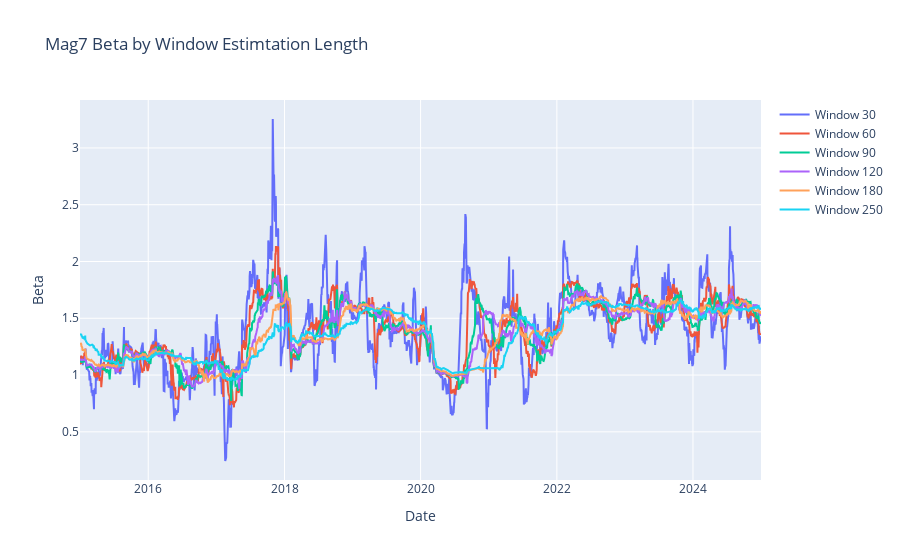

Notebook cell for this chart:
### Code cell
fig = go.Figure()

for window in contribution_ts.columns:

    fig.add_trace(
        go.Scatter(
            x = contribution_ts.index,
            y = contribution_ts[window] / sum(MAG7_WEIGHTS),
            name = f'Window {window}'
        )
    )

fig.update_layout(title = 'Mag7 Beta by Window Estimtation Length')
fig.update_yaxes(title = "Beta")
fig.update_xaxes(title = 'Date')
fig.show()

### Figure 1 — Plotly figure (JSON) as saved in the notebook; plotly's stock layout.template omitted (floating-point values rounded to 4 significant figures; data arrays with more than 128 entries replaced by an {"elided": "..."} marker saying what was removed)
{"data": [{"name": "Window 30", "type": "scatter", "x": {"elided": "2517 str values"}, "y": {"elided": "2517 float values"}}, {"name": "Window 60", "type": "scatter", "x": {"elided": "2517 str values"}, "y": {"elided": "2517 float values"}}, {"name": "Window 90", "type": "scatter", "x": {"elided": "2517 str values"}, "y": {"elided": "2517 float values"}}, {"name": "Window 120", "type": "scatter", "x": {"elided": "2517 str values"}, "y": {"elided": "2517 float values"}}, {"name": "Window 180", "type": "scatter", "x": {"elided": "2517 str values"}, "y": {"elided": "2517 float values"}}, {"name": "Window 250", "type": "scatter", "x": {"elided": "2517 str values"}, "y": {"elided": "2517 float values"}}], "layout": {"title": {"text": "Mag7 Beta by Window Estimtation Length"}, "xaxis": {"title": {"text": "Date"}}, "yaxis": {"title": {"text": "Beta"}}}}
